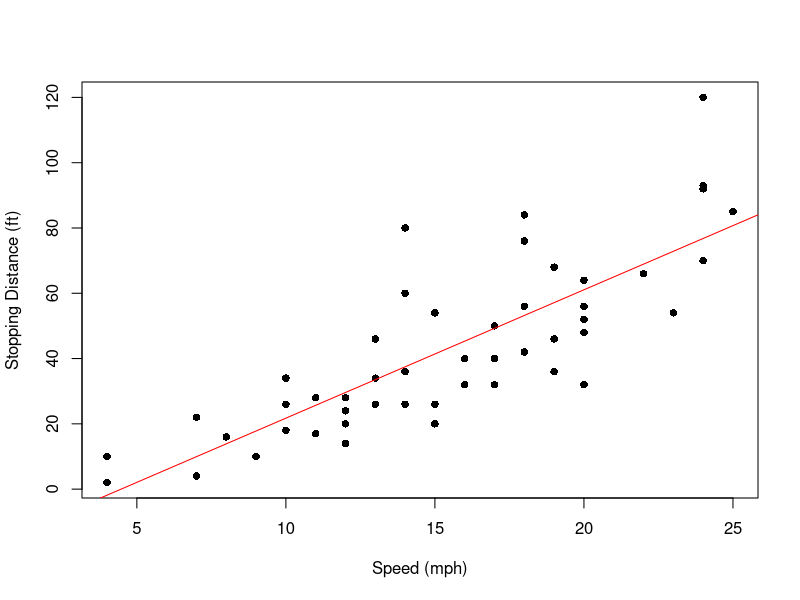

Source code (R):
## ---- chunk 1
#| echo: false
#| eval: true
#| comment: ""
#| cache: false
#| fig-height: 4.5
#| fig-width: 8
#| out-width: "100%"
#| fig-align: center

# load data
data(cars)

# fit model
model <- lm(dist ~ speed, data = cars)

# plot data
plot(cars$speed, cars$dist, pch=16,
  xlab = "Speed (mph)",
  ylab = "Stopping Distance (ft)")

# add fit
abline(model, col = "red")
## ---- chunk 2
#| echo: false
#| eval: true
#| comment: ""
#| fig-align: center
summary(model)

n = length(cars$dist)
cat("RSE:", sqrt((sum(model$res^2)/(n-2)))) # \sigma_hat = sqrt(RSS/(n-2))
cat("SE(beta_1_hat):", sqrt((sum(model$res^2)/(n-2))/(n*var(cars$speed))))
## ---- chunk 3
#| echo: false
#| eval: true
#| comment: ""

# load data
data(mtcars)

# fit model
model <- lm(mpg ~ wt + hp + cyl + disp, data = mtcars)

# summarize model
summary(model)
## ---- chunk 4
#| echo: false
#| eval: true
#| comment: ""
#| fig-height: 2.5
#| fig-width: 6
#| out-width: "70%"
#| fig-align: center
# load data
data(cars)

# fit model
model <- lm(dist ~ speed, data = cars)

# estimates
model$coefficients

# confidence interval
confint(model) # default 95%
confint(model, level=0.99) # level 99%
## ---- chunk 5
#| echo: false
#| eval: true
#| comment: ""

# load data
data(mtcars)

# fit model
model <- lm(mpg ~ wt + hp + cyl + disp, data = mtcars)

# estimates
model$coeff

# confidence interval
confint(model) # default 95%
